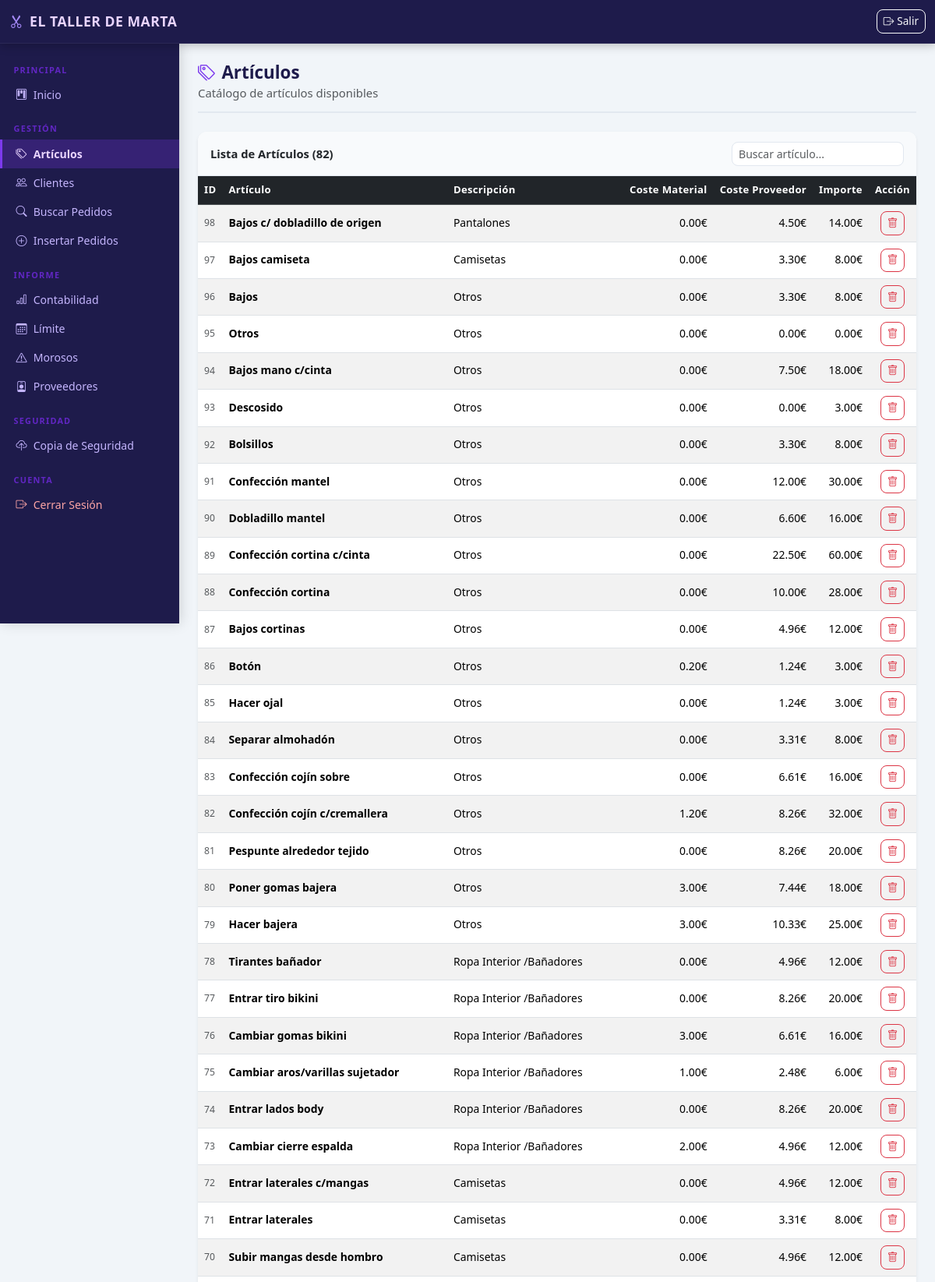
The page /articulos (signed in, upper part) on the database its author committed.
### tables this page shows
CREATE TABLE Articulos (
                ID INTEGER PRIMARY KEY AUTOINCREMENT,
                Articulo TEXT NOT NULL,
                Descripcion TEXT,
                Coste_Material_Sugerido REAL DEFAULT 0,
                Coste_Proveedor_Sugerido REAL DEFAULT 0,
                Importe_Sugerido REAL DEFAULT 0
            );

### app.py (the view)
@app.route('/articulos')
@login_required
def articulos():
    try:
        df = f.get_articles_data()
        records = df_to_records(df)
        return render_template('articulos.html', articulos=records)
    except Exception as e:
        flash(f'Error al cargar artículos: {str(e)}', 'danger')
        return render_template('articulos.html', articulos=[])

### app.py (called while the page is built)
def login_required(func):
    @wraps(func)
    def decorated(*args, **kwargs):
        if 'logged_in' not in session:
            return redirect(url_for('login'))
        return func(*args, **kwargs)
    return decorated

def df_to_records(df):
    if df is None or df.empty:
        return []
    df = df.where(pd.notnull(df), None)
    return df.to_dict(orient='records')

### database.py (called while the page is built)
def get_db():
    os.makedirs(os.path.dirname(DB_PATH), exist_ok=True)
    conn = sqlite3.connect(DB_PATH)
    conn.row_factory = sqlite3.Row
    conn.execute("PRAGMA foreign_keys = ON")
    return conn

### functions.py (called while the page is built)
def obtainTable(tableName):
    try:
        with get_db() as conn:
            df = pd.read_sql_query(f'SELECT * FROM "{tableName}" ORDER BY ID DESC', conn)
            date_columns = {'Entrega_Cliente', 'Limite', 'Entrega_Proveedor',
                            'Recogida_Proveedor', 'Recogida_Cliente', 'Pago_Proveedor'}
            for col in date_columns:
                if col in df.columns:
                    df[col] = pd.to_datetime(df[col], errors='coerce').dt.date
            return df
    except Exception as e:
        print(f"Error obtaining table {tableName}: {e}")
        return pd.DataFrame()

def get_articles_data():
    return obtainTable('Articulos')

### templates/articulos.html (shortened to what this page needs)
{% extends "base.html" %}
{% block content %}
<div class="page-header">
    <h2 class="page-title"><i class="bi bi-tags me-2"></i>Artículos</h2>
    <span class="text-muted">Catálogo de artículos disponibles</span>
</div>
<div class="card shadow-sm">
    <div class="card-header d-flex align-items-center justify-content-between">
        <span class="fw-semibold">Lista de Artículos ({{ articulos|length }})</span>
        <input type="text" class="form-control form-control-sm w-auto" id="searchArticulos"
               placeholder="Buscar artículo..." style="min-width:220px">
    </div>
    <div class="card-body p-0">
        {% if articulos %}
        <div class="table-responsive">
            <table class="table table-hover table-striped mb-0" id="tablaArticulos">
                <thead class="table-dark">
                    <tr>
                        <th>ID</th>
                        <th>Artículo</th>
                        <th>Descripción</th>
                        <th class="text-end">Coste Material</th>
                        <th class="text-end">Coste Proveedor</th>
                        <th class="text-end">Importe</th>
                        <th class="text-center">Acción</th>
                    </tr>
                </thead>
                <tbody>
                    {% for art in articulos %}
                    <tr id="row-art-{{ art.ID }}">
                        <td class="text-muted small">{{ art.ID }}</td>
                        <td><strong>{{ art.Articulo or '' }}</strong></td>
                        <td>{{ art.Descripcion or '' }}</td>
                        <td class="text-end">{{ '%.2f€'|format(art.Coste_Material_Sugerido|float) if art.Coste_Material_Sugerido is not none else '—' }}</td>
                        <td class="text-end">{{ '%.2f€'|format(art.Coste_Proveedor_Sugerido|float) if art.Coste_Proveedor_Sugerido is not none else '—' }}</td>
                        <td class="text-end">{{ '%.2f€'|format(art.Importe_Sugerido|float) if art.Importe_Sugerido is not none else '—' }}</td>
                        <td class="text-center">
                            <button class="btn btn-outline-danger btn-sm"
                                    onclick="deleteArticulo({{ art.ID }})">
                                <i class="bi bi-trash"></i>
                            </button>
                        </td>
                    </tr>
                    {% endfor %}
                </tbody>
            </table>
        </div>
        {% else %}
        <div class="text-center py-5 text-muted">
            <i class="bi bi-tags display-4 d-block mb-2"></i>
            <p>No hay artículos disponibles.</p>
        </div>
        {% endif %}
    </div>
</div>
{% endblock %}

### templates/base.html (shortened to what this page needs)
<!DOCTYPE html>
<html lang="es">
<head>
    <link href="https://cdn.jsdelivr.net/npm/bootstrap@5.3.2/dist/css/bootstrap.min.css" rel="stylesheet">
    <link href="https://cdn.jsdelivr.net/npm/bootstrap-icons@1.11.3/font/bootstrap-icons.min.css" rel="stylesheet">
    <link href="{{ url_for('static', filename='css/style.css') }}" rel="stylesheet">
</head>
<body>
<nav class="navbar navbar-dark navbar-top fixed-top">
    <div class="container-fluid">
        <a class="navbar-brand fw-bold" href="{{ url_for('home') }}">
            <i class="bi bi-scissors me-2"></i>EL TALLER DE MARTA
        </a>
        <div class="d-flex align-items-center gap-3">
            <a href="{{ url_for('logout') }}" class="btn btn-outline-light btn-sm">
                <i class="bi bi-box-arrow-right me-1"></i>Salir
            </a>
        </div>
    </div>
</nav>
<div class="layout-wrapper">
    <nav class="sidebar" id="sidebar">
        <div class="sidebar-content">
            <div class="sidebar-section">
                <div class="sidebar-section-title">Principal</div>
                <a href="{{ url_for('home') }}" class="sidebar-link {% if request.endpoint == 'home' %}active{% endif %}">
                    <i class="bi bi-kanban me-2"></i>Inicio
                </a>
            </div>
            <div class="sidebar-section">
                <div class="sidebar-section-title">Gestión</div>
                <a href="{{ url_for('articulos') }}" class="sidebar-link {% if request.endpoint == 'articulos' %}active{% endif %}">
                    <i class="bi bi-tags me-2"></i>Artículos
                </a>
                <a href="{{ url_for('clientes') }}" class="sidebar-link {% if request.endpoint == 'clientes' %}active{% endif %}">
                    <i class="bi bi-people me-2"></i>Clientes
                </a>
                <a href="{{ url_for('buscar_pedidos') }}" class="sidebar-link {% if request.endpoint in ['buscar_pedidos', 'buscar_pedidos_search'] %}active{% endif %}">
                    <i class="bi bi-search me-2"></i>Buscar Pedidos
                </a>
                <a href="{{ url_for('insertar_pedidos') }}" class="sidebar-link {% if request.endpoint == 'insertar_pedidos' %}active{% endif %}">
                    <i class="bi bi-plus-circle me-2"></i>Insertar Pedidos
                </a>
            </div>
            <div class="sidebar-section">
                <div class="sidebar-section-title">Informe</div>
                <a href="{{ url_for('contabilidad') }}" class="sidebar-link {% if request.endpoint == 'contabilidad' %}active{% endif %}">
                    <i class="bi bi-bar-chart me-2"></i>Contabilidad
                </a>
                <a href="{{ url_for('limite') }}" class="sidebar-link {% if request.endpoint == 'limite' %}active{% endif %}">
                    <i class="bi bi-calendar3 me-2"></i>Límite
                </a>
                <a href="{{ url_for('morosos') }}" class="sidebar-link {% if request.endpoint == 'morosos' %}active{% endif %}">
                    <i class="bi bi-exclamation-triangle me-2"></i>Morosos
                </a>
                <a href="{{ url_for('proveedores') }}" class="sidebar-link {% if request.endpoint == 'proveedores' %}active{% endif %}">
                    <i class="bi bi-person-badge me-2"></i>Proveedores
                </a>
            </div>
            <div class="sidebar-section">
                <div class="sidebar-section-title">Seguridad</div>
                <a href="{{ url_for('backup') }}" class="sidebar-link {% if request.endpoint == 'backup' %}active{% endif %}">
                    <i class="bi bi-cloud-upload me-2"></i>Copia de Seguridad
                </a>
            </div>
            <div class="sidebar-section">
                <div class="sidebar-section-title">Cuenta</div>
                <a href="{{ url_for('logout') }}" class="sidebar-link text-danger-soft">
                    <i class="bi bi-box-arrow-right me-2"></i>Cerrar Sesión
                </a>
            </div>
        </div>
    </nav>
    <main class="main-content">
        {% block content %}{% endblock %}
    </main>
</div>
</body>
</html>

### static/css/style.css (style rules this page uses)
:root { --sidebar-width: 230px; --navbar-height: 56px; --color-primary: #7c3aed; --color-primary-dark: #6d28d9; --color-sidebar-bg: #1e1b4b; --color-sidebar-text: #c4b5fd; --color-sidebar-active: #7c3aed; --color-sidebar-hover: rgba(124, 58, 237, 0.15); --color-navbar-bg: #1e1b4b; --color-kanban-1: #0ea5e9; --color-kanban-2: #f59e0b; --color-kanban-3: #10b981; --radius-card: 12px; --shadow-soft: 0 2px 12px rgba(0,0,0,0.08); }
*, *::before, *::after { box-sizing: border-box; }
body { margin: 0; font-family: 'Segoe UI', system-ui, -apple-system, sans-serif; background: #f1f5f9; color: #1e293b; font-size: 0.93rem; }
.navbar-top { background: var(--color-navbar-bg) !important; height: var(--navbar-height); z-index: 1040; box-shadow: 0 2px 12px rgba(0,0,0,0.25); border-bottom: 1px solid rgba(255,255,255,0.06); }
.navbar-top .navbar-brand { font-size: 1.1rem; letter-spacing: 0.5px; color: #e9d5ff !important; }
.navbar-top .navbar-brand i { color: #a78bfa; }
.layout-wrapper { display: flex; min-height: 100vh; padding-top: var(--navbar-height); }
.sidebar { width: var(--sidebar-width); background: var(--color-sidebar-bg); min-height: calc(100vh - var(--navbar-height)); position: fixed; top: var(--navbar-height); left: 0; z-index: 1030; overflow-y: auto; overflow-x: hidden; box-shadow: 2px 0 16px rgba(0,0,0,0.15); transition: width 0.25s ease; }
.sidebar-content { padding: 1rem 0 2rem; }
.sidebar-section { margin-bottom: 0.5rem; }
.sidebar-section-title { font-size: 0.68rem; font-weight: 700; letter-spacing: 1.2px; text-transform: uppercase; color: #6d28d9; padding: 0.6rem 1.1rem 0.3rem; opacity: 0.85; }
.sidebar-link { display: flex; align-items: center; padding: 0.5rem 1.1rem; color: var(--color-sidebar-text); text-decoration: none; border-radius: 0; transition: background 0.15s, color 0.15s; font-size: 0.88rem; border-left: 3px solid transparent; }
.sidebar-link.active { background: rgba(124, 58, 237, 0.25); color: #e9d5ff; border-left-color: var(--color-sidebar-active); font-weight: 600; }
.sidebar-link.text-danger-soft { color: #fca5a5; }
.main-content { margin-left: var(--sidebar-width); flex: 1; padding: 1.5rem; min-width: 0; }
.page-header { margin-bottom: 1.5rem; padding-bottom: 0.75rem; border-bottom: 2px solid #e2e8f0; }
.page-title { font-size: 1.4rem; font-weight: 700; color: #1e1b4b; margin-bottom: 0.1rem; }
.page-title i { color: var(--color-primary); }
.card { border: none; border-radius: var(--radius-card); box-shadow: var(--shadow-soft); }
.card-header { background: #f8fafc; border-bottom: 1px solid #e2e8f0; border-radius: var(--radius-card) var(--radius-card) 0 0 !important; padding: 0.8rem 1rem; font-size: 0.92rem; }
.table { font-size: 0.87rem; }
.table thead th { font-weight: 600; font-size: 0.82rem; letter-spacing: 0.3px; vertical-align: middle; white-space: nowrap; }
.table tbody td { vertical-align: middle; }
.btn { border-radius: 8px; font-size: 0.85rem; font-weight: 500; }
.form-control, .form-select { border-radius: 8px; border-color: #e2e8f0; font-size: 0.88rem; }
@media (min-width: 769px) { .sidebar { transform: none !important; } }

### rows shown on the page
Articulos: ID "98", Articulo "Bajos c/ dobladillo de origen", Descripcion "Pantalones", Coste_Material_Sugerido "0.00€", Coste_Proveedor_Sugerido "4.50€", Importe_Sugerido "14.00€"
Articulos: ID "97", Articulo "Bajos camiseta", Descripcion "Camisetas", Coste_Material_Sugerido "0.00€", Coste_Proveedor_Sugerido "3.30€", Importe_Sugerido "8.00€"
Articulos: ID "96", Articulo "Bajos", Descripcion "Otros", Coste_Material_Sugerido "0.00€", Coste_Proveedor_Sugerido "3.30€", Importe_Sugerido "8.00€"
Articulos: ID "95", Articulo "Otros", Descripcion "Otros", Coste_Material_Sugerido "0.00€", Coste_Proveedor_Sugerido "0.00€", Importe_Sugerido "0.00€"
Articulos: ID "94", Articulo "Bajos mano c/cinta", Descripcion "Otros", Coste_Material_Sugerido "0.00€", Coste_Proveedor_Sugerido "7.50€", Importe_Sugerido "18.00€"
Articulos: ID "93", Articulo "Descosido", Descripcion "Otros", Coste_Material_Sugerido "0.00€", Coste_Proveedor_Sugerido "0.00€", Importe_Sugerido "3.00€"
Articulos: ID "92", Articulo "Bolsillos", Descripcion "Otros", Coste_Material_Sugerido "0.00€", Coste_Proveedor_Sugerido "3.30€", Importe_Sugerido "8.00€"
Articulos: ID "91", Articulo "Confección mantel", Descripcion "Otros", Coste_Material_Sugerido "0.00€", Coste_Proveedor_Sugerido "12.00€", Importe_Sugerido "30.00€"
Articulos: ID "90", Articulo "Dobladillo mantel", Descripcion "Otros", Coste_Material_Sugerido "0.00€", Coste_Proveedor_Sugerido "6.60€", Importe_Sugerido "16.00€"
Articulos: ID "89", Articulo "Confección cortina c/cinta", Descripcion "Otros", Coste_Material_Sugerido "0.00€", Coste_Proveedor_Sugerido "22.50€", Importe_Sugerido "60.00€"
Articulos: ID "88", Articulo "Confección cortina", Descripcion "Otros", Coste_Material_Sugerido "0.00€", Coste_Proveedor_Sugerido "10.00€", Importe_Sugerido "28.00€"
Articulos: ID "87", Articulo "Bajos cortinas", Descripcion "Otros", Coste_Material_Sugerido "0.00€", Coste_Proveedor_Sugerido "4.96€", Importe_Sugerido "12.00€"
Articulos: ID "86", Articulo "Botón", Descripcion "Otros", Coste_Material_Sugerido "0.20€", Coste_Proveedor_Sugerido "1.24€", Importe_Sugerido "3.00€"
Articulos: ID "85", Articulo "Hacer ojal", Descripcion "Otros", Coste_Material_Sugerido "0.00€", Coste_Proveedor_Sugerido "1.24€", Importe_Sugerido "3.00€"
Articulos: ID "84", Articulo "Separar almohadón", Descripcion "Otros", Coste_Material_Sugerido "0.00€", Coste_Proveedor_Sugerido "3.31€", Importe_Sugerido "8.00€"
Articulos: ID "83", Articulo "Confección cojín sobre", Descripcion "Otros", Coste_Material_Sugerido "0.00€", Coste_Proveedor_Sugerido "6.61€", Importe_Sugerido "16.00€"
Articulos: ID "82", Articulo "Confección cojín c/cremallera", Descripcion "Otros", Coste_Material_Sugerido "1.20€", Coste_Proveedor_Sugerido "8.26€", Importe_Sugerido "32.00€"
Articulos: ID "81", Articulo "Pespunte alrededor tejido", Descripcion "Otros", Coste_Material_Sugerido "0.00€", Coste_Proveedor_Sugerido "8.26€", Importe_Sugerido "20.00€"
Articulos: ID "80", Articulo "Poner gomas bajera", Descripcion "Otros", Coste_Material_Sugerido "3.00€", Coste_Proveedor_Sugerido "7.44€", Importe_Sugerido "18.00€"
Articulos: ID "79", Articulo "Hacer bajera", Descripcion "Otros", Coste_Material_Sugerido "3.00€", Coste_Proveedor_Sugerido "10.33€", Importe_Sugerido "25.00€"
Articulos: ID "78", Articulo "Tirantes bañador", Descripcion "Ropa Interior /Bañadores", Coste_Material_Sugerido "0.00€", Coste_Proveedor_Sugerido "4.96€", Importe_Sugerido "12.00€"
Articulos: ID "77", Articulo "Entrar tiro bikini", Descripcion "Ropa Interior /Bañadores", Coste_Material_Sugerido "0.00€", Coste_Proveedor_Sugerido "8.26€", Importe_Sugerido "20.00€"
Articulos: ID "76", Articulo "Cambiar gomas bikini", Descripcion "Ropa Interior /Bañadores", Coste_Material_Sugerido "3.00€", Coste_Proveedor_Sugerido "6.61€", Importe_Sugerido "16.00€"
Articulos: ID "75", Articulo "Cambiar aros/varillas sujetador", Descripcion "Ropa Interior /Bañadores", Coste_Material_Sugerido "1.00€", Coste_Proveedor_Sugerido "2.48€", Importe_Sugerido "6.00€"
Articulos: ID "74", Articulo "Entrar lados body", Descripcion "Ropa Interior /Bañadores", Coste_Material_Sugerido "0.00€", Coste_Proveedor_Sugerido "8.26€", Importe_Sugerido "20.00€"
Articulos: ID "73", Articulo "Cambiar cierre espalda", Descripcion "Ropa Interior /Bañadores", Coste_Material_Sugerido "2.00€", Coste_Proveedor_Sugerido "4.96€", Importe_Sugerido "12.00€"
Articulos: ID "72", Articulo "Entrar laterales c/mangas", Descripcion "Camisetas", Coste_Material_Sugerido "0.00€", Coste_Proveedor_Sugerido "4.96€", Importe_Sugerido "12.00€"
Articulos: ID "71", Articulo "Entrar laterales", Descripcion "Camisetas", Coste_Material_Sugerido "0.00€", Coste_Proveedor_Sugerido "3.31€", Importe_Sugerido "8.00€"
Articulos: ID "70", Articulo "Subir mangas desde hombro", Descripcion "Camisetas", Coste_Material_Sugerido "0.00€", Coste_Proveedor_Sugerido "4.96€", Importe_Sugerido "12.00€"

### other values the page prints
{{ articulos|length }} "82"
